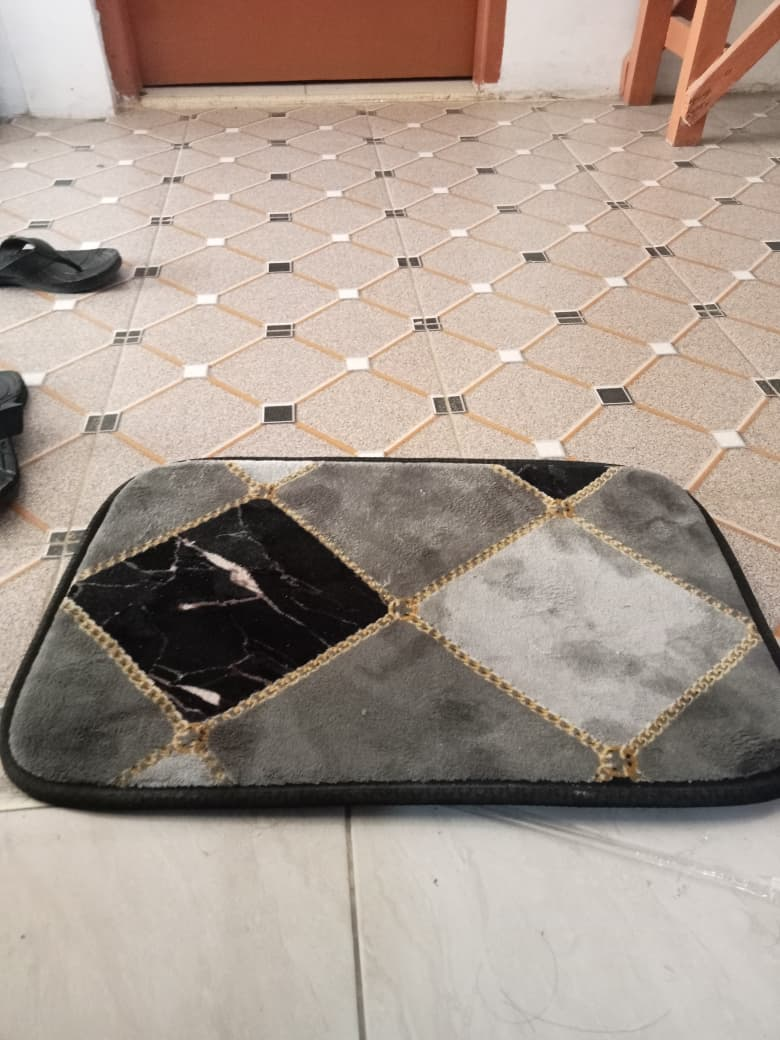
#> input picture week4/input.jpg, 780 x 1040 px, given in place of the camera
$ python real_time_enhancement.py
#> lines starting #> are read from the running program, lines starting #| are printed output that depends on the picture
import cv2
import numpy as np
import time


class RealTimeEnhancement:

    def __init__(self, target_fps=30):
#> in main, frame is the input picture: shape (1040, 780, 3); mean B, G, R 141.7, 152.1, 166.3
        self.target_fps = target_fps
        self.history_buffer = []
        self.max_history = 5   # memory limitation

    # =====================================================
    # FRAME ENHANCEMENT
    # =====================================================
    def enhance_frame(self, frame, enhancement_type='adaptive'):
        """
        Enhance single frame with real-time constraints
        """
#> called with enhancement_type = 'adaptive'

        start_time = time.time()

        # ---- Convert to grayscale ----
        gray = cv2.cvtColor(frame, cv2.COLOR_BGR2GRAY)
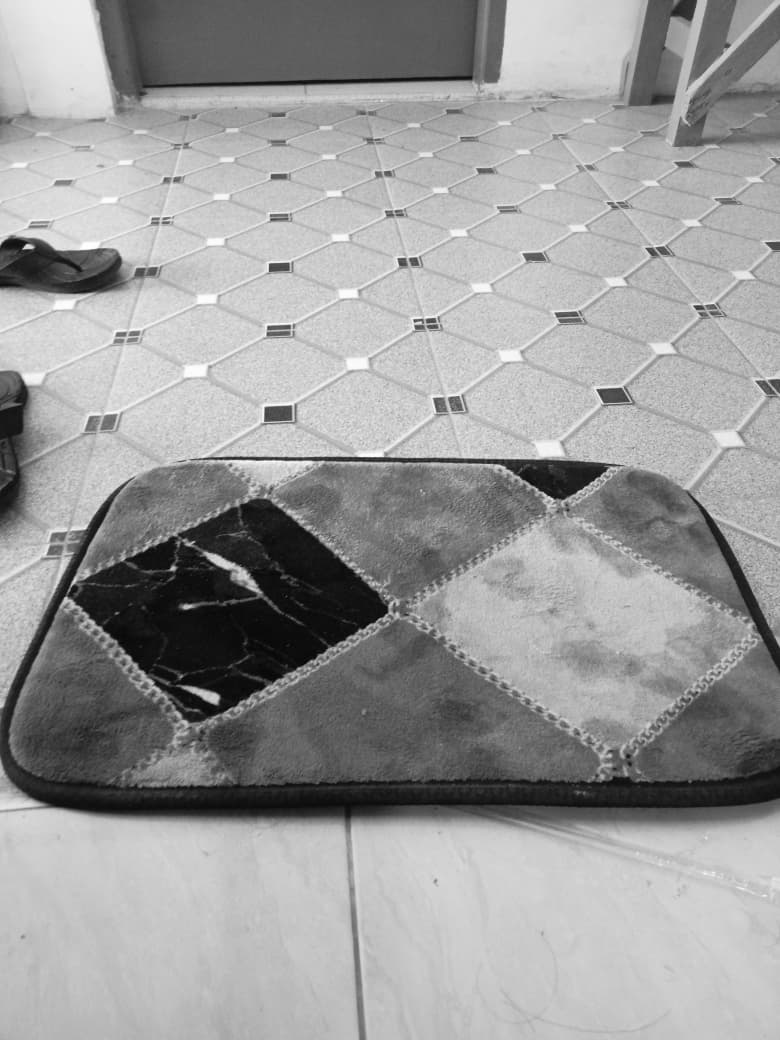
#> gray: shape (1040, 780); min 0, max 255, mean 155.2

        # =================================================
        # Enhancement methods
        # =================================================
        if enhancement_type == 'adaptive':
            clahe = cv2.createCLAHE(
                clipLimit=2.0,
                tileGridSize=(8, 8)
            )
            enhanced = clahe.apply(gray)
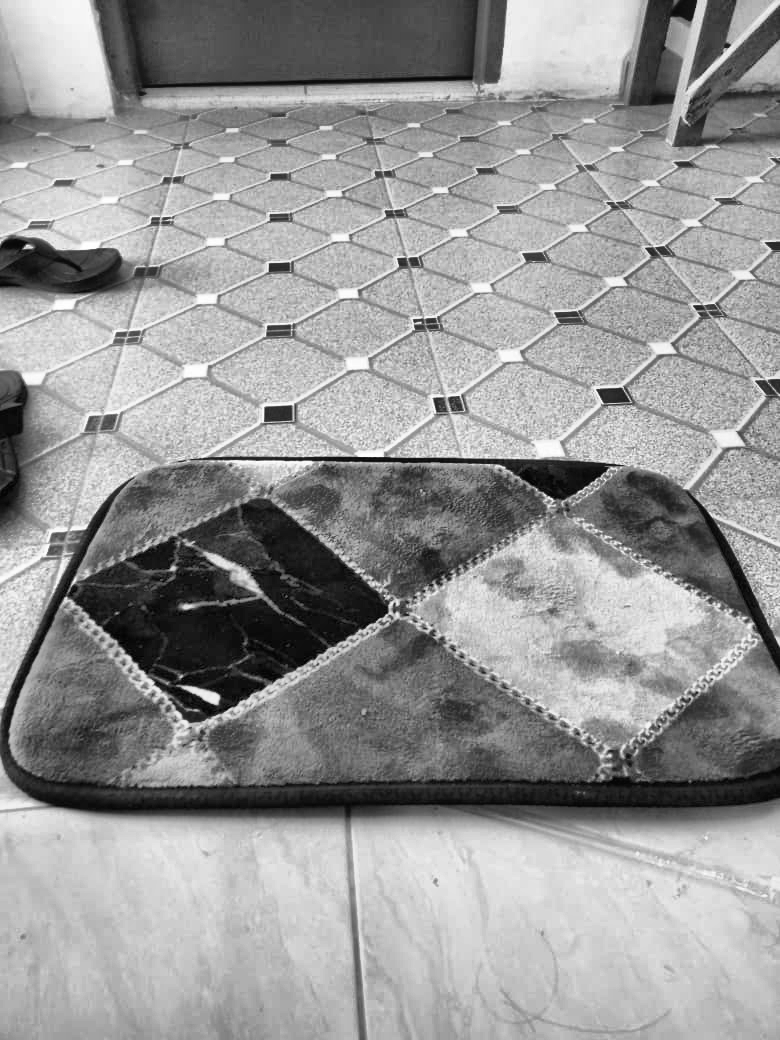
#> enhanced: shape (1040, 780); min 0, max 255, mean 151

        elif enhancement_type == 'histogram':
            enhanced = cv2.equalizeHist(gray)

        else:
            enhanced = gray

        # =================================================
        # TEMPORAL CONSISTENCY
        # smoothing antar frame
        # =================================================
        self.history_buffer.append(enhanced)

        if len(self.history_buffer) > self.max_history:
            self.history_buffer.pop(0)

        enhanced = np.mean(
            self.history_buffer,
            axis=0
        ).astype(np.uint8)

        # =================================================
        # Convert back to BGR
        # =================================================
        enhanced = cv2.cvtColor(
            enhanced,
            cv2.COLOR_GRAY2BGR
        )
#> enhanced: shape (1040, 780, 3)

        # =================================================
        # FPS CONTROL (computational constraint)
        # =================================================
        elapsed = time.time() - start_time
        delay = max(1 / self.target_fps - elapsed, 0)
        time.sleep(delay)

        return enhanced


# =====================================================
# REALTIME VIDEO STREAM
# =====================================================
def main():

    cap = cv2.VideoCapture(0)  # webcam
    enhancer = RealTimeEnhancement(target_fps=30)

    while True:
        ret, frame = cap.read()
        if not ret:
            break

        enhanced_frame = enhancer.enhance_frame(
            frame,
            enhancement_type='adaptive'
        )

        cv2.imshow("Original", frame)
        cv2.imshow("Enhanced", enhanced_frame)

        if cv2.waitKey(1) & 0xFF == 27:  # ESC
#> (key Esc is pressed here)
            break

    cap.release()
    cv2.destroyAllWindows()


if __name__ == "__main__":
    main()

$ run again, on week4/overexposed.jpg
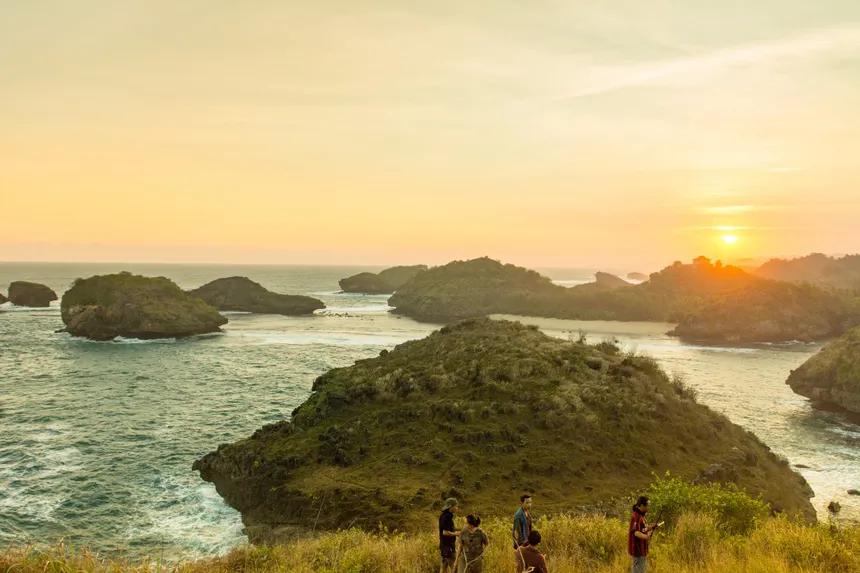
#> input picture week4/overexposed.jpg, 860 x 573 px, given in place of the camera
#> in main, frame is the input picture: shape (573, 860, 3); mean B, G, R 115.9, 164.5, 182
#> in enhance_frame, `gray = cv2.cvtColor(frame, cv2.COLOR_BGR2GRAY)`:
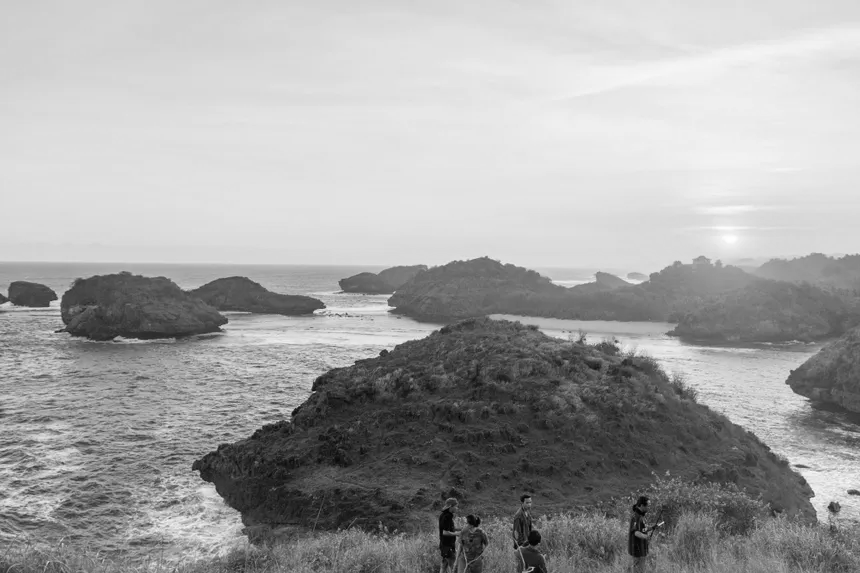
#> gray: shape (573, 860); min 0, max 254, mean 164.2
#> in enhance_frame, `enhanced = clahe.apply(gray)`:
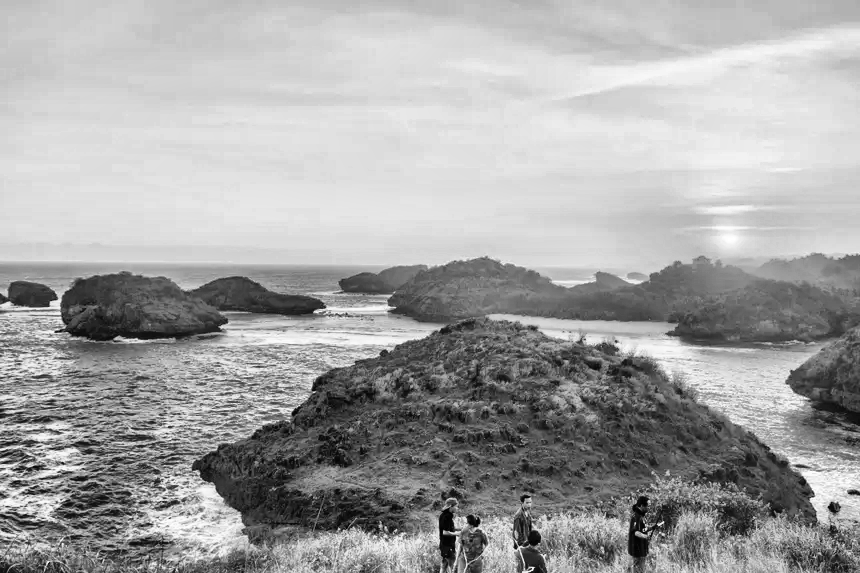
#> enhanced: shape (573, 860); min 0, max 255, mean 163.6
